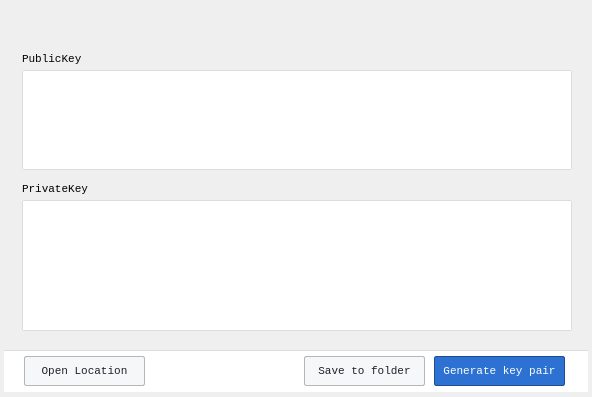
<?xml version="1.0" encoding="UTF-8"?>
<ui version="4.0">
 <class>GeneratorTool</class>
 <widget class="QDialog" name="GeneratorTool">
  <property name="geometry">
   <rect>
    <x>0</x>
    <y>0</y>
    <width>592</width>
    <height>397</height>
   </rect>
  </property>
  <property name="font">
   <font>
    <family>Consolas</family>
    <pointsize>8</pointsize>
   </font>
  </property>
  <property name="windowTitle">
   <string>GeneratorTool</string>
  </property>
  <property name="styleSheet">
   <string notr="true">#GeneratorTool{
border-width: 8px;
border-image: url(:/res/shadow.png) 16 16 16 16;
}</string>
  </property>
  <widget class="QPlainTextEdit" name="PublicTextEdit">
   <property name="geometry">
    <rect>
     <x>22</x>
     <y>70</y>
     <width>550</width>
     <height>100</height>
    </rect>
   </property>
   <property name="font">
    <font>
     <family>Courier New</family>
     <pointsize>10</pointsize>
    </font>
   </property>
   <property name="styleSheet">
    <string notr="true">border-radius: 2px;
border:1px solid #DCDCDD;</string>
   </property>
   <property name="readOnly">
    <bool>true</bool>
   </property>
  </widget>
  <widget class="QPlainTextEdit" name="PrivateTextEdit">
   <property name="geometry">
    <rect>
     <x>22</x>
     <y>200</y>
     <width>550</width>
     <height>131</height>
    </rect>
   </property>
   <property name="font">
    <font>
     <family>Courier New</family>
     <pointsize>10</pointsize>
    </font>
   </property>
   <property name="styleSheet">
    <string notr="true">border-radius: 2px;
border:1px solid #DCDCDD;</string>
   </property>
   <property name="readOnly">
    <bool>true</bool>
   </property>
  </widget>
  <widget class="QLabel" name="label">
   <property name="geometry">
    <rect>
     <x>22</x>
     <y>52</y>
     <width>81</width>
     <height>14</height>
    </rect>
   </property>
   <property name="font">
    <font>
     <family>Consolas</family>
     <pointsize>8</pointsize>
    </font>
   </property>
   <property name="text">
    <string>PublicKey</string>
   </property>
  </widget>
  <widget class="QLabel" name="label_2">
   <property name="geometry">
    <rect>
     <x>22</x>
     <y>182</y>
     <width>81</width>
     <height>14</height>
    </rect>
   </property>
   <property name="font">
    <font>
     <family>Consolas</family>
     <pointsize>8</pointsize>
    </font>
   </property>
   <property name="text">
    <string>PrivateKey</string>
   </property>
  </widget>
  <widget class="QWidget" name="footer" native="true">
   <property name="geometry">
    <rect>
     <x>4</x>
     <y>350</y>
     <width>584</width>
     <height>42</height>
    </rect>
   </property>
   <property name="styleSheet">
    <string notr="true">#footer{
background:#fff;
border-top:1px solid #DCDCDD;
}</string>
   </property>
   <widget class="QPushButton" name="btn_generate">
    <property name="geometry">
     <rect>
      <x>430</x>
      <y>6</y>
      <width>131</width>
      <height>30</height>
     </rect>
    </property>
    <property name="styleSheet">
     <string notr="true">#btn_generate{
background: #2d72d2;
color: #fff;
border:1px solid #1D4E92;
border-radius: 2px;
}

#btn_generate:hover{
background: #1D4E92;
color: #fff;
border:1px solid #1D4E92;
border-radius: 2px;
}</string>
    </property>
    <property name="text">
     <string>Generate key pair</string>
    </property>
    <property name="icon">
     <iconset resource="res.qrc">
      <normaloff>:/res/Action_ResetPassword.png</normaloff>:/res/Action_ResetPassword.png</iconset>
    </property>
   </widget>
   <widget class="QPushButton" name="btn_save">
    <property name="geometry">
     <rect>
      <x>300</x>
      <y>6</y>
      <width>121</width>
      <height>30</height>
     </rect>
    </property>
    <property name="styleSheet">
     <string notr="true">#btn_save{
background-color: #f6f7f9;
border-radius: 2px;
color: #1c2127;
border:1px solid #B4B6BA;
}
#btn_save:hover{
background-color: #DFE1E4;
border-radius: 2px;
color: #1c2127;
border:1px solid #B4B6BA;
}
</string>
    </property>
    <property name="text">
     <string>Save to folder</string>
    </property>
    <property name="icon">
     <iconset resource="res.qrc">
      <normaloff>:/res/Action_Save.png</normaloff>:/res/Action_Save.png</iconset>
    </property>
   </widget>
   <widget class="QPushButton" name="btn_open_location">
    <property name="geometry">
     <rect>
      <x>20</x>
      <y>6</y>
      <width>121</width>
      <height>30</height>
     </rect>
    </property>
    <property name="styleSheet">
     <string notr="true">

#btn_open_location{
background-color: #f6f7f9;
border-radius: 2px;
color: #1c2127;
border:1px solid #B4B6BA;
}
#btn_open_location:hover{
background-color: #DFE1E4;
border-radius: 2px;
color: #1c2127;
border:1px solid #B4B6BA;
}
</string>
    </property>
    <property name="text">
     <string>Open Location</string>
    </property>
    <property name="icon">
     <iconset resource="res.qrc">
      <normaloff>:/res/Action_Open.png</normaloff>:/res/Action_Open.png</iconset>
    </property>
   </widget>
  </widget>
 </widget>
 <resources>
  <include location="res.qrc"/>
 </resources>
 <connections/>
</ui>
